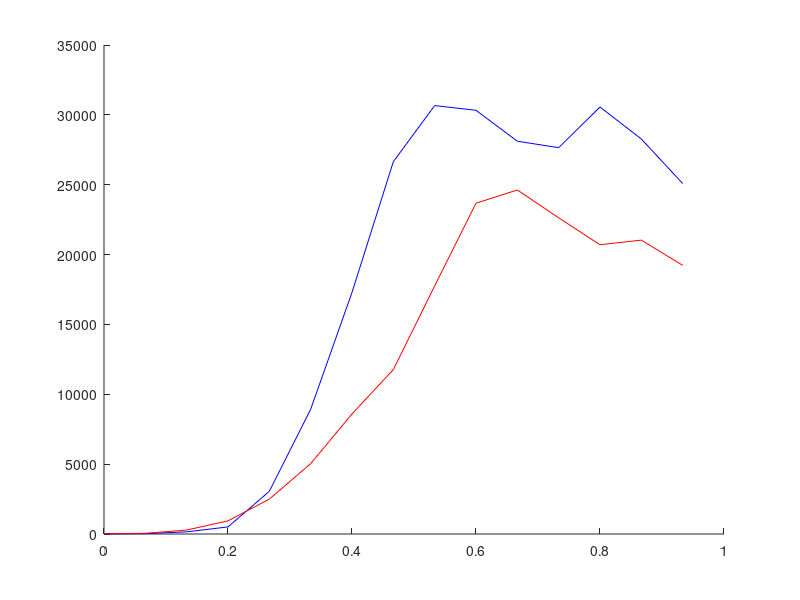

Write the MATLAB code that produced this figure.
clear;
home;
close all;

%import the data set to which we are conforming
conform_data = load('cdc_data.dat');
%import the data set that must be conformed
model_data = load('fsm_example.dat');

%Separate the data components
conform_data_x = conform_data(:,1)-conform_data(1,1);
conform_data_y = conform_data(:,2);
model_data_x = model_data(:,1)-model_data(1,1);
model_data_y = model_data(:,2);

%Bin the data into x and y bins with errors
N_bins_x = 15;
bins = [0:1/N_bins_x:1-1/N_bins_x];
			
%Regularize the data and model data times
conform_data_x = conform_data_x/max(conform_data_x);
model_data_x = model_data_x/max(model_data_x);

%Provide for binned conform and model data, with statistical errors
conform_data_y_binned = [];
conform_data_y_binned_err = [];
model_data_y_binned = [];

%Space of scale parameters a_x and a_y
a_x = [5:0.1:10.0];
a_y = [15.0:0.1:20.0];
chi_2_r = 1.0e7;
a_x_best = 0.0;
a_y_best = 0.0;

for ix = a_x
	for iy = a_y
		model_data_x_current = model_data_x*ix;
		model_data_y_current = model_data_y*iy;

		%First, bin the conform data
		conform_data_y_binned(end+1) = conform_data_y(1);
		conform_data_y_binned_err(end+1) = conform_data_y(1)*0.1;
		for i=[2:N_bins_x]
			index_x = find(and(conform_data_x>=bins(i-1),conform_data_x<bins(i)));
			conform_data_y_binned(end+1) = mean(conform_data_y(index_x));
			conform_data_y_binned_err(end+1) = std(conform_data_y(index_x));
		endfor

		%Second, bin the model data
		model_data_y_binned(end+1) = model_data_y_current(1);
		for i=[2:N_bins_x]
			index_x = find(and(model_data_x_current>=bins(i-1),model_data_x_current<bins(i)));
			model_data_y_binned(end+1) = mean(model_data_y_current(index_x));
		endfor

		clear index_x
		conform_data_y_binned = circshift(conform_data_y_binned,[0,-1]);
		conform_data_y_binned_err = circshift(conform_data_y_binned_err,[0,-1]);
		model_data_y_binned = circshift(model_data_y_binned,[0,-1]);

		%Compute reduced chi-squared between model and data set.
		chi_2_r_temp = mean( (conform_data_y_binned - model_data_y_binned).^2 ./ (conform_data_y_binned_err).^2 );
		if(chi_2_r_temp < chi_2_r)
			chi_2_r = chi_2_r_temp;
			a_x_best = ix;
			a_y_best = iy;
			[a_x_best a_y_best chi_2_r]
		endif

		conform_data_y_binned = [];
		conform_data_y_binned_err = [];
		model_data_y_binned = [];

	endfor
endfor

%Now for keeps.
conform_data_y_binned = [];
conform_data_y_binned_err = [];
model_data_y_binned = [];
model_data_x = model_data_x*a_x_best;
model_data_y = model_data_y*a_y_best;

%First, bin the conform data
conform_data_y_binned(end+1) = conform_data_y(1);
conform_data_y_binned_err(end+1) = conform_data_y(1)*0.1;
for i=[2:N_bins_x]
	index_x = find(and(conform_data_x>=bins(i-1),conform_data_x<bins(i)));
	conform_data_y_binned(end+1) = mean(conform_data_y(index_x));
	conform_data_y_binned_err(end+1) = std(conform_data_y(index_x));
endfor

%Second, bin the model data
model_data_y_binned(end+1) = model_data_y(1);
for i=[2:N_bins_x]
	index_x = find(and(model_data_x>=bins(i-1),model_data_x<bins(i)));
	model_data_y_binned(end+1) = mean(model_data_y(index_x));
endfor

figure(1);
hold on;
plot(bins,conform_data_y_binned,'color','blue');
plot(bins,model_data_y_binned,'color','red');